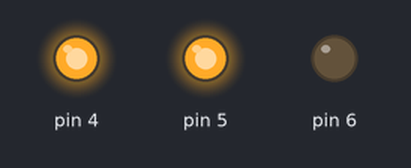
Bench run of a sketch on a simulated Arduino Uno, built with avr-gcc and run on an emulated ATmega328P. On the bench: output pins drawn as LEDs (lit = HIGH).

Above: at 0.35 s.
At 2.45 s:
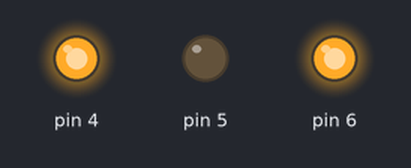
At 4.7 s:
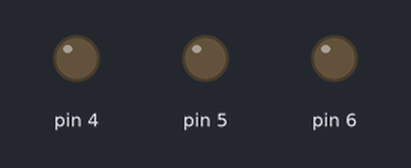
Timing chart, 0 to 6.4 s (numbered marks = the images above):
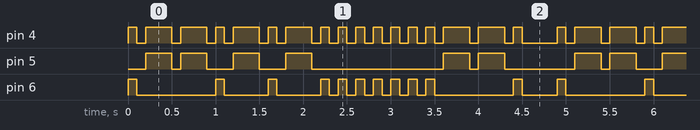

The sketch:

sketch_may27k.ino
```cpp
const int time = 100;
const int wating = 100;

void setup() {
  // put your setup code here, to run once:
pinMode(4,OUTPUT);
pinMode(5,OUTPUT);
pinMode(6,OUTPUT);
}

void loop() {
  // put your main code here, to run repeatedly:
morse_a();
morse_n();
morse_t();
morse_a();
morse_e();
morse_h();
morse_u();
morse_n();
delay(300);
}

void morse_a()
{
  dot();
  bar();
}

void morse_n()
{
  bar();
  dot();
}

void morse_t()
{
  bar();
}

void morse_e()
{
  dot();
}

void morse_h()
{
  dot();
  dot();
  dot();
  dot();
}

void morse_u()
{
  dot();
  dot();
  bar();
}

void dot()
{
  digitalWrite(4,HIGH);
  digitalWrite(6,HIGH);
  delay(time);
  digitalWrite(4,LOW);
  digitalWrite(6,LOW);

  delay(wating);
}

void bar()
{
  digitalWrite(4,HIGH);
  digitalWrite(5,HIGH);
  delay(3*time);

  digitalWrite(4,LOW);
  digitalWrite(5,LOW);

  delay(wating);
}
```

Measured:
- by itself, pin 4, pin 6: moves between LOW and HIGH, repeating every 4.9 s
- by itself, pin 5: repeats every 4.9 s: LOW 0.10 s, 2 × (HIGH 0.30 s, LOW 0.30 s), HIGH 0.30 s, LOW 1.5 s, HIGH 0.30 s, LOW 0.10 s, HIGH 0.30 s, LOW 0.80 s, HIGH 0.30 s
